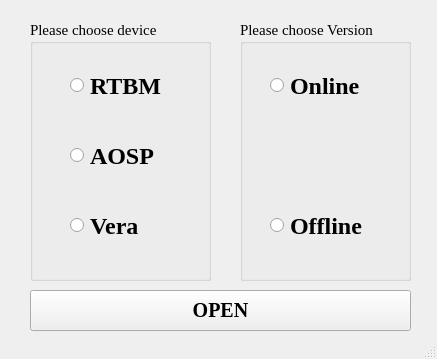
<?xml version="1.0" encoding="UTF-8"?>
<ui version="4.0">
 <class>Start_Window</class>
 <widget class="QMainWindow" name="Start_Window">
  <property name="geometry">
   <rect>
    <x>0</x>
    <y>0</y>
    <width>437</width>
    <height>359</height>
   </rect>
  </property>
  <property name="windowTitle">
   <string>Choose Option - Procee Monitor Tool</string>
  </property>
  <widget class="QWidget" name="centralwidget">
   <widget class="QGroupBox" name="groupBox">
    <property name="geometry">
     <rect>
      <x>30</x>
      <y>20</y>
      <width>181</width>
      <height>261</height>
     </rect>
    </property>
    <property name="font">
     <font>
      <family>Times New Roman</family>
      <pointsize>11</pointsize>
     </font>
    </property>
    <property name="title">
     <string>Please choose device</string>
    </property>
    <widget class="QRadioButton" name="rtbm">
     <property name="geometry">
      <rect>
       <x>40</x>
       <y>50</y>
       <width>121</width>
       <height>31</height>
      </rect>
     </property>
     <property name="font">
      <font>
       <family>Times New Roman</family>
       <pointsize>18</pointsize>
       <weight>75</weight>
       <bold>true</bold>
      </font>
     </property>
     <property name="text">
      <string>RTBM</string>
     </property>
    </widget>
    <widget class="QRadioButton" name="aosp">
     <property name="geometry">
      <rect>
       <x>40</x>
       <y>120</y>
       <width>121</width>
       <height>31</height>
      </rect>
     </property>
     <property name="font">
      <font>
       <family>Times New Roman</family>
       <pointsize>18</pointsize>
       <weight>75</weight>
       <bold>true</bold>
      </font>
     </property>
     <property name="text">
      <string>AOSP</string>
     </property>
    </widget>
    <widget class="QRadioButton" name="vera">
     <property name="geometry">
      <rect>
       <x>40</x>
       <y>190</y>
       <width>121</width>
       <height>31</height>
      </rect>
     </property>
     <property name="font">
      <font>
       <family>Times New Roman</family>
       <pointsize>18</pointsize>
       <weight>75</weight>
       <bold>true</bold>
      </font>
     </property>
     <property name="text">
      <string>Vera</string>
     </property>
    </widget>
   </widget>
   <widget class="QGroupBox" name="groupBox_2">
    <property name="geometry">
     <rect>
      <x>240</x>
      <y>20</y>
      <width>171</width>
      <height>261</height>
     </rect>
    </property>
    <property name="font">
     <font>
      <family>Times New Roman</family>
      <pointsize>11</pointsize>
     </font>
    </property>
    <property name="title">
     <string>Please choose Version</string>
    </property>
    <widget class="QRadioButton" name="online">
     <property name="geometry">
      <rect>
       <x>30</x>
       <y>50</y>
       <width>121</width>
       <height>31</height>
      </rect>
     </property>
     <property name="font">
      <font>
       <family>Times New Roman</family>
       <pointsize>18</pointsize>
       <weight>75</weight>
       <bold>true</bold>
      </font>
     </property>
     <property name="text">
      <string>Online</string>
     </property>
    </widget>
    <widget class="QRadioButton" name="offline">
     <property name="geometry">
      <rect>
       <x>30</x>
       <y>190</y>
       <width>121</width>
       <height>31</height>
      </rect>
     </property>
     <property name="font">
      <font>
       <family>Times New Roman</family>
       <pointsize>18</pointsize>
       <weight>75</weight>
       <bold>true</bold>
      </font>
     </property>
     <property name="text">
      <string>Offline</string>
     </property>
    </widget>
   </widget>
   <widget class="QPushButton" name="open_btn">
    <property name="geometry">
     <rect>
      <x>30</x>
      <y>290</y>
      <width>381</width>
      <height>41</height>
     </rect>
    </property>
    <property name="font">
     <font>
      <family>Times New Roman</family>
      <pointsize>15</pointsize>
      <weight>75</weight>
      <bold>true</bold>
     </font>
    </property>
    <property name="text">
     <string>OPEN</string>
    </property>
   </widget>
  </widget>
  <widget class="QStatusBar" name="statusbar"/>
 </widget>
 <resources/>
 <connections/>
</ui>
